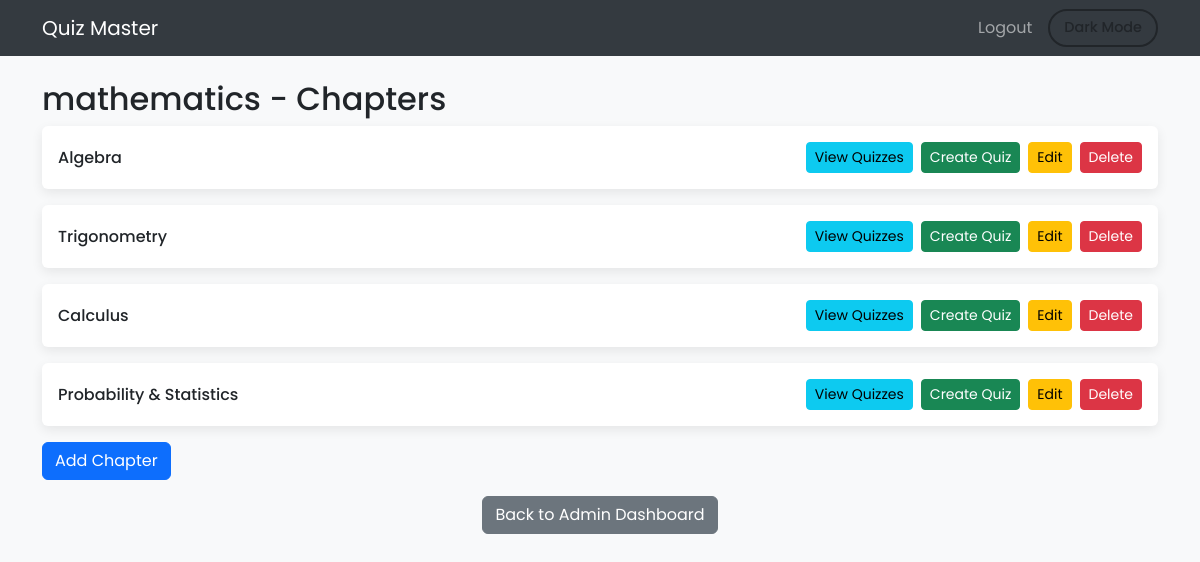
Page /chapters/1 on the earlier database version.
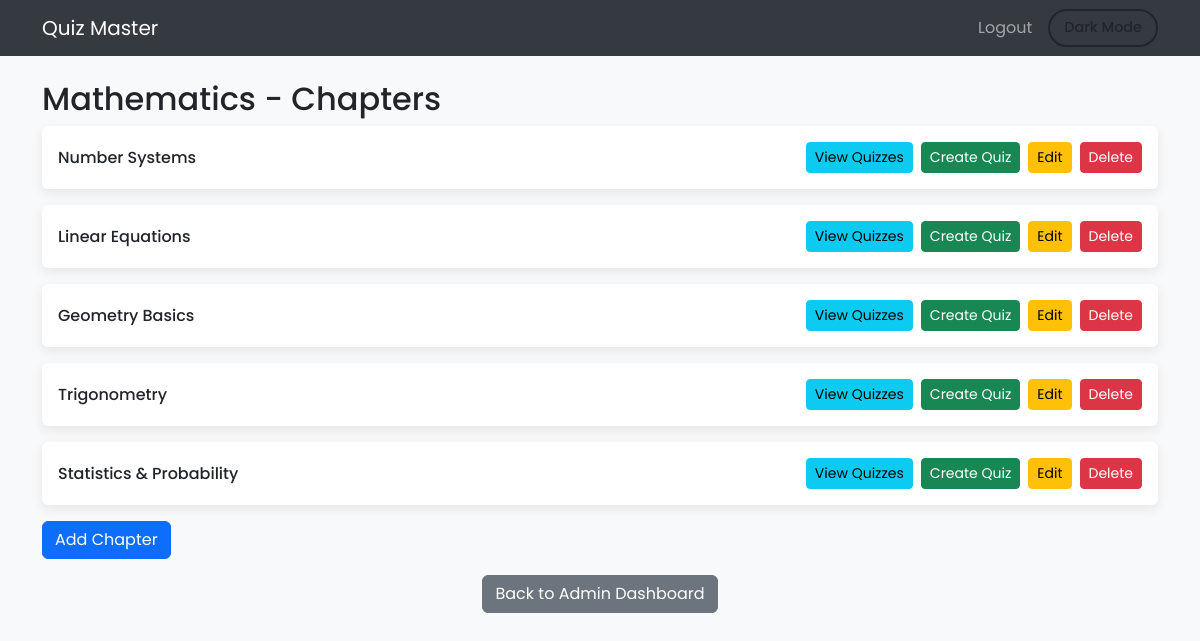
Same page on the later database version.
### app.py (models this page shows)
class Subject(db.Model):
    id = db.Column(db.Integer, primary_key=True)
    name = db.Column(db.String(100), nullable=False)
    description = db.Column(db.Text, nullable=True)

class Chapter(db.Model):
    id = db.Column(db.Integer, primary_key=True)
    subject_id = db.Column(db.Integer, db.ForeignKey('subject.id'), nullable=False)
    name = db.Column(db.String(100), nullable=False)
    description = db.Column(db.Text, nullable=True)

### app.py (the view)
@app.route('/chapters/<int:subject_id>')
def chapters(subject_id):
    subject = Subject.query.get(subject_id)
    if subject:
        chapters = Chapter.query.filter_by(subject_id=subject_id).all()
        return render_template('chapters.html', subject=subject, chapters=chapters)
    return redirect(url_for('admin_dashboard'))

### templates/chapters.html (shortened to what this page needs)
<!DOCTYPE html>
<html lang="en" class="light-theme">
<head>
  <link href="https://cdn.jsdelivr.net/npm/bootstrap@5.3.0/dist/css/bootstrap.min.css" rel="stylesheet" />
</head>
<body>
  <nav class="navbar navbar-expand-lg navbar-dark">
    <div class="container">
      <a class="navbar-brand" href="/">Quiz Master</a>
      <div class="collapse navbar-collapse">
        <ul class="navbar-nav ms-auto align-items-center">
          <li class="nav-item"><a class="nav-link" href="/logout">Logout</a></li>
          <li class="nav-item ms-2">
            <button id="theme-toggle" class="btn btn-theme-toggle">Dark Mode</button>
          </li>
        </ul>
      </div>
    </div>
  </nav>
  <div class="container mt-4">
    <h2>{{ subject.name }} - Chapters</h2>
    <div class="row row-cols-1 g-3">
        {% for chapter in chapters %}
        <div class="col">
          <div class="d-flex justify-content-between align-items-center p-3 rounded chapter-card">
            <div class="fw-medium">{{ chapter.name }}</div>
            <div class="d-flex flex-wrap gap-2">
              <a href="/chapter_quizzes/{{ chapter.id }}" class="btn btn-info btn-sm">View Quizzes</a>
              <a href="/create_quiz/{{ chapter.id }}" class="btn btn-success btn-sm">Create Quiz</a>
              <a href="/edit_chapter/{{ chapter.id }}" class="btn btn-warning btn-sm">Edit</a>
              <form action="/delete_chapter/{{ chapter.id }}" method="POST" class="d-inline">
                <button type="submit" class="btn btn-danger btn-sm">Delete</button>
              </form>
            </div>
          </div>
        </div>
        {% endfor %}
      </div>
    <a href="/add_chapter/{{ subject.id }}" class="btn btn-primary my-3">Add Chapter</a>
    <div class="text-center">
      <a href="/admin_dashboard" class="btn btn-secondary">Back to Admin Dashboard</a>
    </div>
  </div>
</body>
</html>

### templates/chapters.html (style rules this page uses)
:root { --bg-color: #f8f9fa; --text-color: #212529; --card-bg: #ffffff; --navbar-bg: #343a40; --input-bg: rgba(255, 255, 255, 0.6); --input-text: #262b30; --box-shadow: 0 4px 12px rgba(0, 0, 0, 0.08); }
.chapter-card { background-color: var(--card-bg); color: var(--text-color); box-shadow: var(--box-shadow); transition: background-color 0.4s ease, color 0.4s ease, box-shadow 0.3s ease; }
body { background-color: var(--bg-color); color: var(--text-color); transition: background-color 0.4s ease, color 0.4s ease; font-family: 'Poppins', sans-serif; }
.navbar { background-color: var(--navbar-bg) !important; }
h2 { color: var(--text-color); }
.btn-theme-toggle { display: flex; align-items: center; gap: 0.4rem; border: 2px solid var(--text-color); color: var(--text-color); background-color: transparent; border-radius: 999px; padding: 6px 14px; font-size: 0.9rem; font-weight: 500; transition: background-color 0.3s ease, color 0.3s ease, border-color 0.3s ease; }

Differences in the rows shown:
removed Chapter: name "Algebra"
removed Chapter: name "Calculus"
removed Chapter: name "Probability & Statistics"
changed Subject: name "mathematics" → "Mathematics"
added Chapter: name "Number Systems"
added Chapter: name "Linear Equations"
added Chapter: name "Geometry Basics"
added Chapter: name "Statistics & Probability"
